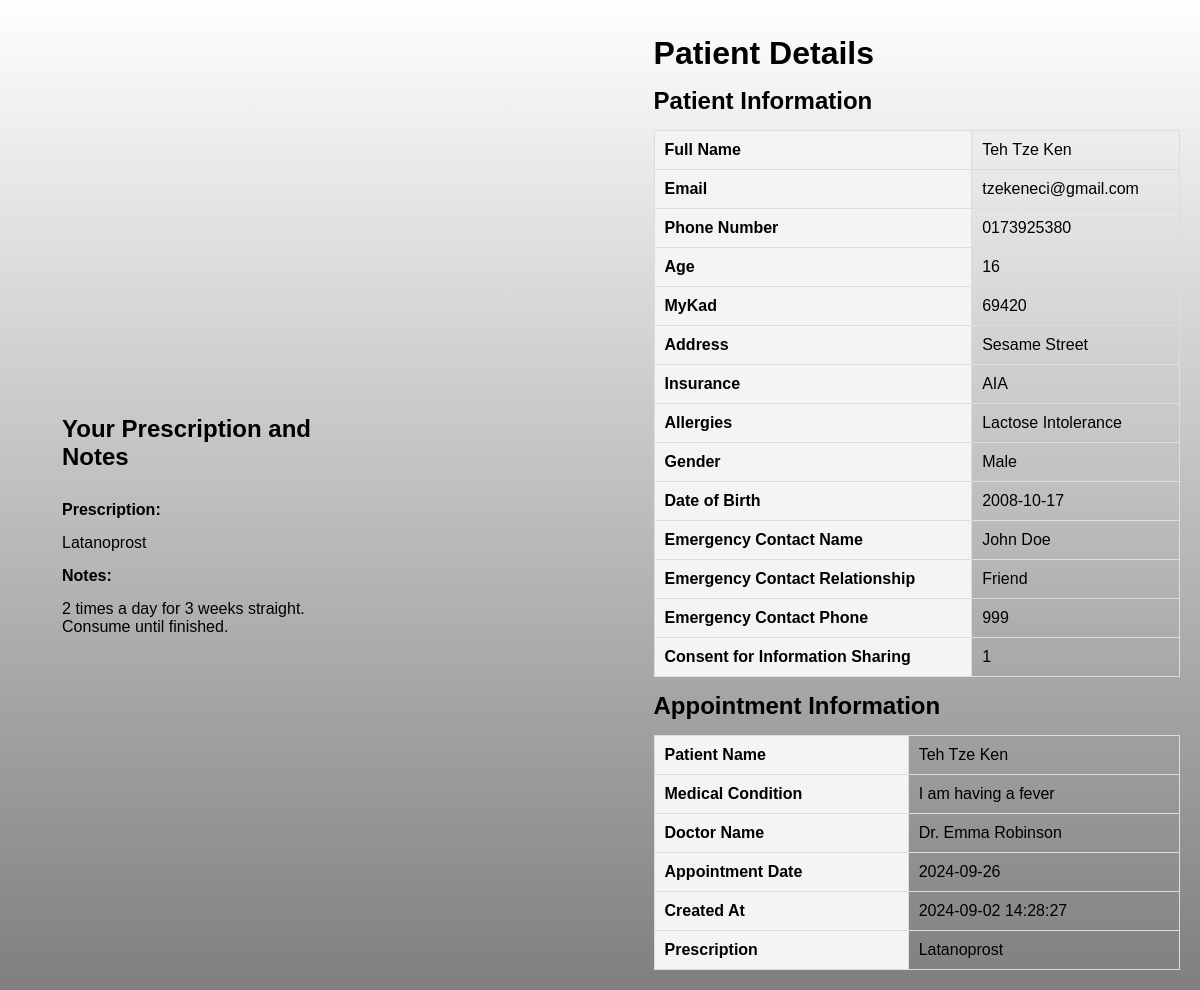
The page /prescription_notes.php?name=Teh+Tze+Ken (signed in) on the database its author committed.
### tables this page shows
CREATE TABLE `appointments` (
  `id` int(11) NOT NULL,
  `patient_name` varchar(100) NOT NULL,
  `patient_email` varchar(100) NOT NULL,
  `patient_phone` varchar(15) NOT NULL,
  `medical_condition` varchar(255) NOT NULL,
  `doctor_name` varchar(100) NOT NULL,
  `appointment_date` date NOT NULL,
  `created_at` timestamp NOT NULL DEFAULT current_timestamp(),
  `notes` text DEFAULT NULL,
  `prescription` text DEFAULT NULL,
  `status` enum('active','done') DEFAULT 'active'
);

CREATE TABLE `users` (
  `id` int(11) NOT NULL,
  `full_name` varchar(255) NOT NULL,
  `email` varchar(255) NOT NULL,
  `password` varchar(255) NOT NULL,
  `phone_number` varchar(15) DEFAULT NULL,
  `age` int(11) DEFAULT NULL,
  `mykad` varchar(20) DEFAULT NULL,
  `address` varchar(255) DEFAULT NULL,
  `insurance` varchar(255) DEFAULT NULL,
  `allergies` text DEFAULT NULL,
  `gender` enum('Male','Female','Other') DEFAULT NULL,
  `emergency_contact_name` varchar(255) DEFAULT NULL,
  `emergency_contact_relationship` varchar(50) DEFAULT NULL,
  `emergency_contact_phone` varchar(20) DEFAULT NULL,
  `date_of_birth` date DEFAULT NULL,
  `medical_history` text DEFAULT NULL,
  `consent_for_information_sharing` tinyint(1) DEFAULT NULL
);

### prescription_notes.php (the view, shortened to what this page needs)
<?php
include("db_connect.php");
$email = mysqli_real_escape_string($con, $_POST['email']);
$stmt = $con->prepare("SELECT prescription, notes FROM appointments WHERE patient_email = ?");
$stmt->bind_param("s", $email);
$stmt->execute();
$result = $stmt->get_result();
if ($result && $result->num_rows > 0) {
    $row = $result->fetch_assoc();
    $prescription = $row['prescription'] ?? 'No prescription available';
    $notes = $row['notes'] ?? 'No notes available';
} else {
    $prescription = 'No prescription available';
    $notes = 'No notes available';
}
?>
<!DOCTYPE html>
<html lang="en">
<head>
    <link rel="stylesheet" href="home.css">
</head>
<body>
    <main>
        <div class="main-box">
            <h2>Your Prescription and Notes</h2>
            <div class="prescription-notes">
                <p><strong>Prescription:</strong></p>
                <p><?php echo htmlspecialchars($prescription); ?></p>
                <p><strong>Notes:</strong></p>
                <p><?php echo htmlspecialchars($notes); ?></p>
            </div>
        </div>
    </main>
</body>
</html>
<?php
include("db_connect.php");
if (isset($_GET['name'])) {
    $patient_name = mysqli_real_escape_string($con, $_GET['name']);
    $appointment_sql = "SELECT * FROM appointments WHERE patient_name = '$patient_name'";
    $appointment_result = mysqli_query($con, $appointment_sql);
    if (mysqli_num_rows($appointment_result) > 0) {
        $appointment = mysqli_fetch_assoc($appointment_result);
    } else {
        $appointment = null;
        echo "<p>No appointment details found for the selected patient.</p>";
    }
    $user_sql = "SELECT * FROM users WHERE full_name = '$patient_name'";
    $user_result = mysqli_query($con, $user_sql);
    if (mysqli_num_rows($user_result) > 0) {
        $user = mysqli_fetch_assoc($user_result);
    } else {
        $user = null;
    }
} else {
    echo "<p>No patient name provided.</p>";
}
?>
<!DOCTYPE html>
<html lang="en">
<head>
    <link rel="stylesheet" href="admin.css">
    <link href="https://cdn.quilljs.com/1.3.6/quill.snow.css" rel="stylesheet">
</head>
<body>
    <div class="content">
    <h1>Patient Details</h1>
    <?php if ($user): ?>
        <h2>Patient Information</h2>
        <table>
            <tr>
                <th>Full Name</th>
                <td><?php echo htmlspecialchars($user['full_name']); ?></td>
            </tr>
            <tr>
                <th>Email</th>
                <td><?php echo htmlspecialchars($user['email']); ?></td>
            </tr>
            <tr>
                <th>Phone Number</th>
                <td><?php echo htmlspecialchars($user['phone_number']); ?></td>
            </tr>
            <tr>
                <th>Age</th>
                <td><?php echo htmlspecialchars($user['age']); ?></td>
            </tr>
            <tr>
                <th>MyKad</th>
                <td><?php echo htmlspecialchars($user['mykad']); ?></td>
            </tr>
            <tr>
                <th>Address</th>
                <td><?php echo htmlspecialchars($user['address']); ?></td>
            </tr>
            <tr>
                <th>Insurance</th>
                <td><?php echo htmlspecialchars($user['insurance']); ?></td>
            </tr>
            <tr>
                <th>Allergies</th>
                <td><?php echo htmlspecialchars($user['allergies']); ?></td>
            </tr>
            <tr>
                <th>Gender</th>
                <td><?php echo htmlspecialchars($user['gender']); ?></td>
            </tr>
            <tr>
                <th>Date of Birth</th>
                <td><?php echo htmlspecialchars($user['date_of_birth']); ?></td>
            </tr>
            <tr>
                <th>Emergency Contact Name</th>
                <td><?php echo htmlspecialchars($user['emergency_contact_name']); ?></td>
            </tr>
            <tr>
                <th>Emergency Contact Relationship</th>
                <td><?php echo htmlspecialchars($user['emergency_contact_relationship']); ?></td>
            </tr>
            <tr>
                <th>Emergency Contact Phone</th>
                <td><?php echo htmlspecialchars($user['emergency_contact_phone']); ?></td>
            </tr>
            <tr>
                <th>Consent for Information Sharing</th>
                <td><?php echo htmlspecialchars($user['consent_for_information_sharing']); ?></td>
            </tr>
        </table>
    <?php else: ?>
        <p>No user details found for the selected patient.</p>
    <?php endif; ?>
    <?php if ($appointment): ?>
        <h2>Appointment Information</h2>
        <table>
            <tr>
                <th>Patient Name</th>
                <td><?php echo htmlspecialchars($appointment['patient_name']); ?></td>
            </tr>
            <tr>
                <th>Medical Condition</th>
                <td><?php echo htmlspecialchars($appointment['medical_condition']); ?></td>
            </tr>
            <tr>
                <th>Doctor Name</th>
                <td><?php echo htmlspecialchars($appointment['doctor_name']); ?></td>
            </tr>
            <tr>
                <th>Appointment Date</th>
                <td><?php echo htmlspecialchars($appointment['appointment_date']); ?></td>
            </tr>
            <tr>
                <th>Created At</th>
                <td><?php echo htmlspecialchars($appointment['created_at']); ?></td>
            </tr>
            <tr>
                <th>Prescription</th>
                <td><?php echo htmlspecialchars($appointment['prescription']); ?></td>
            </tr>
        </table>
        </div>
    <?php endif ?>
</body>
</html>

### home.css (style rules this page uses)
* { padding: 0; margin: 0; box-sizing: border-box; font-family: 'Poppins',sans-serif; }
body { background: #e4e9f7; }
main { display: flex; align-items: center; justify-content: center; margin-top: 60px; }
.main-box { display: flex; flex-direction: column; width: 70%; }

### admin.css (style rules this page uses)
* { font-family: "Kumbh Sans", sans-serif; text-decoration: none; }
body { background: linear-gradient(rgba(255, 254, 254, 0.5), rgba(0, 0, 0, 0.5)), url('bgaboutus.png'); }
h1, h2, h3, p, a { margin: 15px 0; }

### prescription_notes.php (style rules this page uses)
body { display: flex; margin: 0; }
.content { flex: 1; padding: 20px; margin-left: 220px; }
table { width: 100%; border-collapse: collapse; }
table, th, td { border: 1px solid #ddd; }
th, td { padding: 10px; text-align: left; }
th { background-color: #f4f4f4; }

### rows shown on the page
appointments: prescription "Latanoprost", notes "2 times a day for 3 weeks straight. Consume until finished.", patient_name "Teh Tze Ken", medical_condition "I am having a fever", doctor_name "Dr. Emma Robinson", appointment_date "2024-09-26", created_at "2024-09-02 14:28:27"
users: full_name "Teh Tze Ken", email "tzekeneci@gmail.com", phone_number "0173925380", age "16", mykad "69420", address "Sesame Street", insurance "AIA", allergies "Lactose Intolerance", gender "Male", date_of_birth "2008-10-17", emergency_contact_name "John Doe", emergency_contact_relationship "Friend", emergency_contact_phone "999", consent_for_information_sharing "1"
